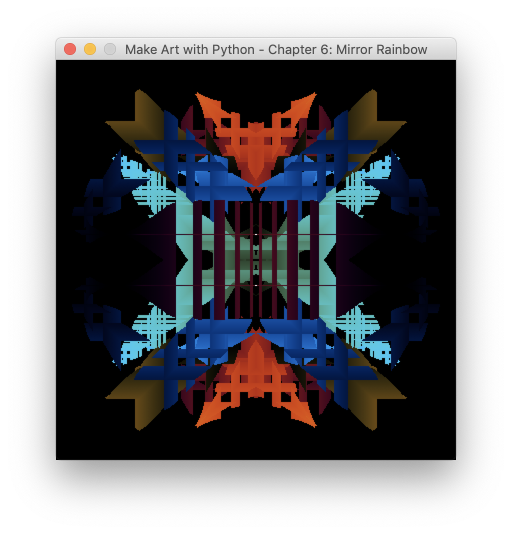
#> input picture images/chapter6.png, 1024 x 1068 px (shown at 1/2 size)
$ python imageFlipper.py --image ../images/chapter6.png --output out.png
#> lines starting #> are read from the running program, lines starting #| are printed output that depends on the picture
# -*- coding: utf-8 -*-
import PIL
from PIL import Image, ImageOps

# Let's set up our command line arguments
import argparse
parser = argparse.ArgumentParser(description="Image flipper")
parser.add_argument('-i', '--image', help='Filename of input image', required=True)
parser.add_argument('-o', '--output', help="Output file", default='output.jpg', required=True)
passedIn = parser.parse_args()

# Output image size
finalSize = 1024, 1024

# Input image resize
size = 512, 512

# Open our passed in image filename
im = Image.open(str(passedIn.image))
#> im is the input picture: PIL image 1024x1068 RGBA; mean R, G, B, A 22.5, 22.5, 26.4, 163.2

# Resize it to the size above, using a resize algorithm called LANCZOS
im = im.resize(size, PIL.Image.LANCZOS)
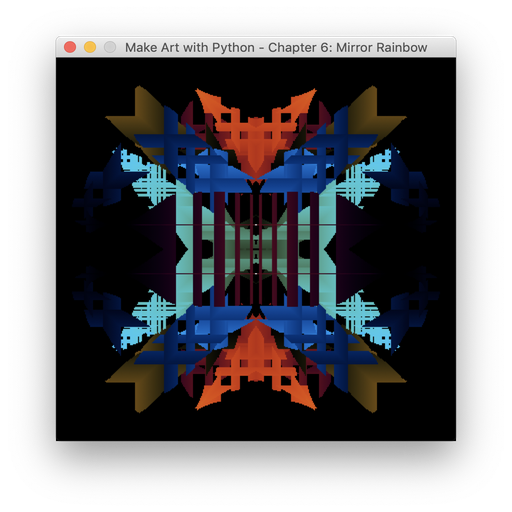
#> im: PIL image 512x512 RGBA; mean R, G, B, A 22.8, 22.8, 26.8, 163.1; transparent parts drawn white

# Create a new blank RGB image
out = Image.new('RGB', finalSize)
#> out: PIL image 1024x1024 RGB; every value is 0

# Paste in the first rescaled image at top left corner (0,0)
out.paste(im, (0,0))
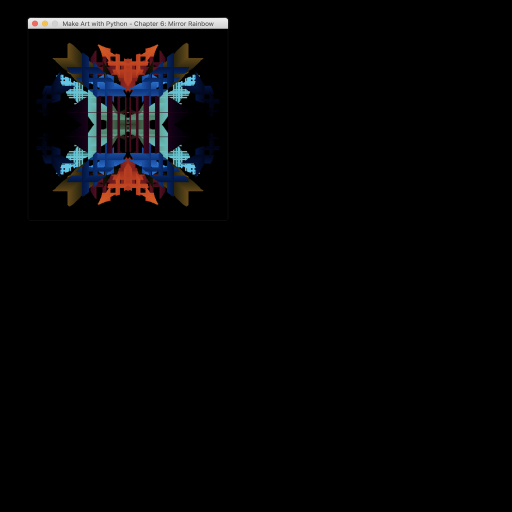
#> out: PIL image 1024x1024 RGB (shown at 1/2 size); mean R, G, B 5.7, 5.7, 6.7

# Paste second image mirror in center
out.paste(ImageOps.mirror(im), (512,0))
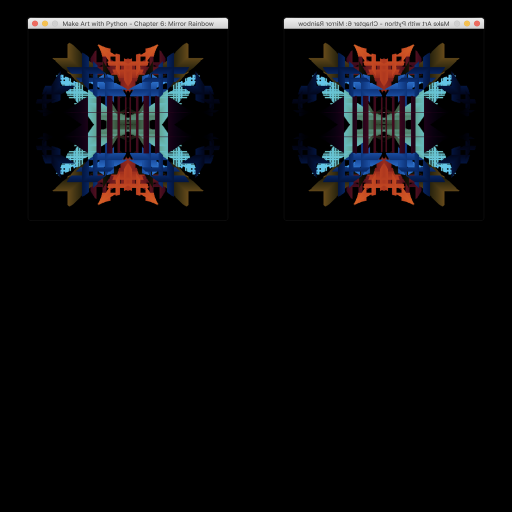
#> out: PIL image 1024x1024 RGB (shown at 1/2 size); mean R, G, B 11.4, 11.4, 13.4

# Paste upside down image below first image
# Flip function mirrors vertically
out.paste(ImageOps.flip(im), (0, 512))
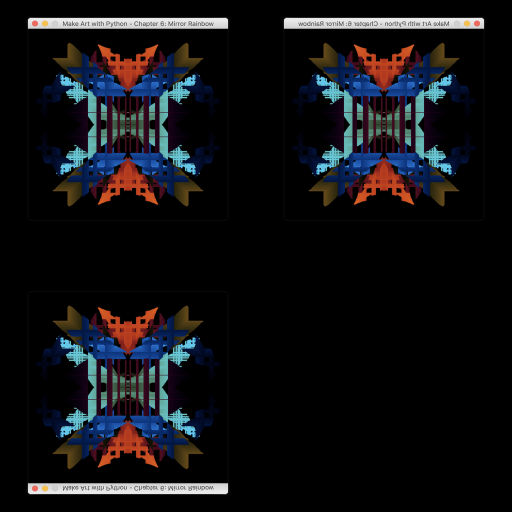
#> out: PIL image 1024x1024 RGB (shown at 1/2 size); mean R, G, B 17.1, 17.1, 20.1

# Paste last mirror image below second image
# Flipped horizontally and vertically
out.paste(ImageOps.flip(ImageOps.mirror(im)), (512,512))
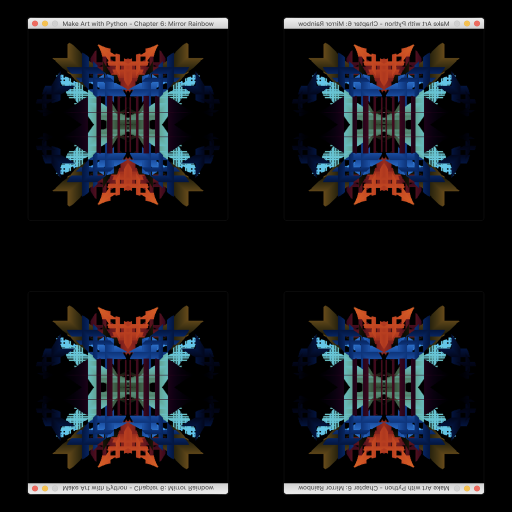
#> out: PIL image 1024x1024 RGB (shown at 1/2 size); mean R, G, B 22.8, 22.8, 26.8

# Save the image out
out.save(passedIn.output)
